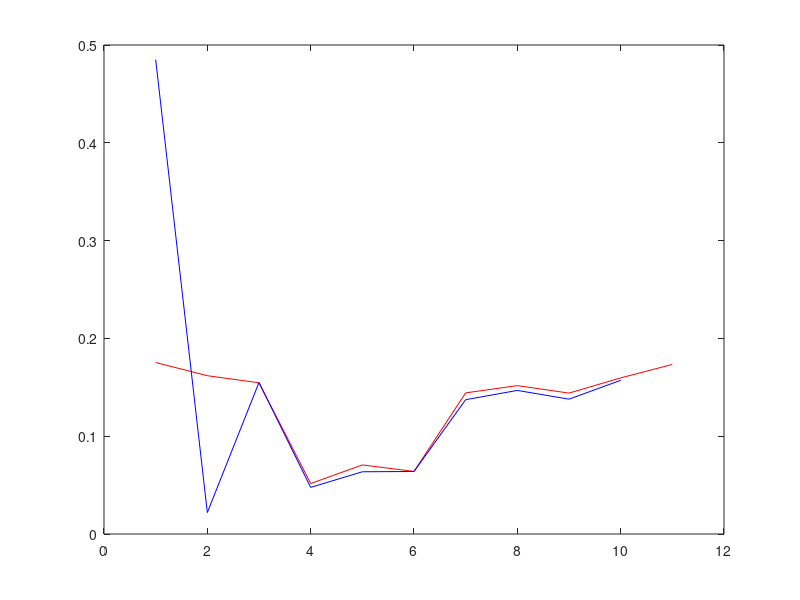

Here is the MATLAB script that generated this plot:
function neuralNetworkOutput
	%training_sample = mackeyGlassOut();
	
	training_sample = load('consumption.txt');
	
	training_sample = getNormalizedValues(training_sample(:,1));
		
	number_of_rows = size(training_sample,1);
	number_of_inputs = 3;
		
	number_of_membership_funcs = 3;
	
	c = zeros(number_of_inputs,number_of_membership_funcs);
	
	c(1,:) = 0;
	c(2,:) = 0.5;
	c(3,:) = 1;
		
	% main neural network learning start
	
	start_index = 15;
	number_of_training_samples = 1650;
	number_of_values_to_predict = 10;
	number_of_values_to_predict = 10;
	
	[weights,system_output,t_sample] = trainNetwork(number_of_training_samples,
													training_sample,
													c,
													start_index);
													
	clf();										
	
	true_value = training_sample(start_index : start_index + number_of_training_samples - 1);
	
	%save result.m true_value system_output
		
	%plot(true_value,'r');
	%hold on;
	%plot(system_output(2 : end),'b');
		
	offset = 100;
	
	history_length = 14;
		
	memory = training_sample(start_index + offset : start_index + number_of_values_to_predict + history_length + offset - 1);
	
	prediction = getPrediction(number_of_values_to_predict,
									memory,
									weights,
									c,
									start_index);
											
	plot(memory(history_length : end), 'r');					
	hold on;
	plot(prediction,'b');
	
	error = sum((prediction - memory(history_length : end-1)) .^ 2)/2
	
	
		
end

function [weights, system_output,t_sample] = trainNetwork(number_of_learning_signals,training_sample,c,start_index)
	number_of_inputs = size(c,1);
	
	system_output = zeros(number_of_learning_signals,1);
	mu = zeros(size(c));
	
	c_index = 1;
	sigma = 0.5;
	
	t_sample = size(system_output,1);
	
	error = size(system_output,1);
	
	weights = zeros(number_of_inputs,1);
	
	end_value = number_of_learning_signals + start_index;
	
	while(start_index < end_value)
		
		learning_signal = training_sample(start_index);
		
		input_sample = getInputSampleWithIndex(training_sample, start_index);
	
		mu = getMembershipValues(input_sample,c,sigma);
		
		aggregated_values = getAggregatedValue(mu);
		
		weighted_values = aggregated_values .* weights;
		
		sum_aggregated_values = sum(aggregated_values);
		
		sum_weighted_values = sum(weighted_values);
		
		phi = (aggregated_values / sum_aggregated_values);
				
		res = weights' * phi;		
		
		error(c_index) = sum((learning_signal - res)^2) / 2;
		
		weights = calculateNewWeights(phi, learning_signal);
		
		c = calculate_new_centers(input_sample, c_index, c);
		
		start_index = start_index + 1;
		
		t_sample(c_index) = learning_signal;
		
		system_output(c_index) = res;
		c_index = c_index + 1;
		
		
	end;
	
end;

function prediction_result = getPrediction(number_of_values_to_predict, memory, weights, centers,start_index)
	prediction_result = zeros(number_of_values_to_predict,1);
	counter = 1;
	sigma = 0.5;
		
	while(counter <= number_of_values_to_predict)
		learning_signal = memory(start_index);
		
		input_sample = getInputSampleWithIndex(memory, start_index);
	
		mu = getMembershipValues(input_sample,centers,sigma);
		
		aggregated_values = getAggregatedValue(mu);
		
		weighted_values = aggregated_values .* weights;
		
		sum_aggregated_values = sum(aggregated_values);
		
		sum_weighted_values = sum(weighted_values);
		
		phi = (aggregated_values / sum_aggregated_values);
				
		res = weights' * phi;
				
		memory(end + 1) = res;
		
		weights = calculateNewWeights(phi, learning_signal);
		centers = calculate_new_centers(input_sample, counter, centers);
		
		prediction_result(counter) = res;
		
		counter = counter + 1;
		start_index = start_index + 1;
	end;
end;

function new_centers = calculate_new_centers(x, index,old_centers)
	new_centers = zeros(size(old_centers));
	step = 0.1;
	radius = 0.33;
	
	if(index == 1)
		for i = 1 : size(new_centers)
			new_centers(i,:) = x;
		end;
	else
		distances = get_distance(x, old_centers);
		
		for i = 1: size(distances)
			if(distances(i) <= radius)
				
				for k = 1: size(new_centers)
					new_centers(k,:) = (old_centers(k,:) + x') / 2;
				end;
				
			elseif distances(i) > radius && distances(i) <= 2 * radius
			
				neighbour = Epanechnikov_neighbour(x, old_centers, radius);
				
				for i = 1: size(new_centers)
					new_centers(i,:) = old_centers(i,:) + step * neighbour * (x - old_centers(i,:)')';
				end;
				
			end;
		end;
	end;
	
end;

function distances = get_distance(x,y)
	distances = zeros(size(x,1), 1);
	
	for i = 1 : size(x, 1)
		distances(i) = sqrt(sum( (x - y(i,:)') .^ 2));
	end;
end;

function result = Epanechnikov_neighbour(x,center,radius)	
	distances = get_distance(x, center);
		
	result = max(0.1 - ((distances/ (2*radius)) .^ 2) );
end;

function normalized = getNormalizedValues(values)
	normalized = values;
	for i = 1: size(values)
		normalized(i) = (values(i) - min(values))/(max(values) - min(values));
	end;
end;

function new_weights = calculateNewWeights(phi, learning_signal)
	new_weights = pinv(sum(phi * phi')) * sum(phi * learning_signal);
end;


function aggregatedValues = getAggregatedValue(membership_values)
	aggregatedValue = 1;
	
	aggregatedValues = zeros(size(membership_values,2), 1);
	
	for k = 1: size(aggregatedValues,1)
		aggregatedValue = 1;
		for i = 1: size(membership_values,2)
			aggregatedValue *= membership_values(k,i);
		end;
		
		aggregatedValues(k,1) = aggregatedValue;
	end;
end;


function membership_values = getMembershipValues(input_sample,centroids,sigma)
	membership_values = zeros(size(centroids));
	
	for i = 1 : size(centroids,1)
		membership_values(:,i) = (exp(- (input_sample(:,1) - centroids(:,i) .^ 2)/(2 * sigma ^ 2)  ))';
	end;


end;


function input_sample = getInputSampleWithIndex(sample,index)
	input_sample = zeros(3,1);
	
	test_offset = [6,12,18];
	
	dev_offset = [1,7,14];
	
	input_sample(1) = sample(index - dev_offset(1));
	input_sample(2) = sample(index - dev_offset(2));
	input_sample(3) = sample(index - dev_offset(3));
end;

function X = mackeyGlassOut
	a        = 0.25;     
	b        = 0.1;     
	tau      = 15;		
	x0       = 1.2;		
	deltat   = 0.1;	    
	sample_n = 1200;	
	interval = 1;	  

	time = 0;
	index = 1;
	history_length = floor(tau/deltat);
	x_history = zeros(history_length, 1); 
	x_t = x0;

	X = zeros(sample_n + 1, 1); 
	T = zeros(sample_n + 1, 1); 

	for i = 1:sample_n + 1,
		X(i) = x_t;

		if tau <= 0
			x_t_minus_tau = 0.0;
		else
			x_t_minus_tau = x_history(index);
		end

		x_t_plus_deltat = mackeyglassRungeKutta(x_t, x_t_minus_tau, deltat, a, b);
		if (tau ~= 0),
			x_history(index) = x_t_plus_deltat;
			index = mod(index, history_length) + 1;
		end
		
		time = time + deltat;
		T(i) = time;
		x_t = x_t_plus_deltat;
	end;
end